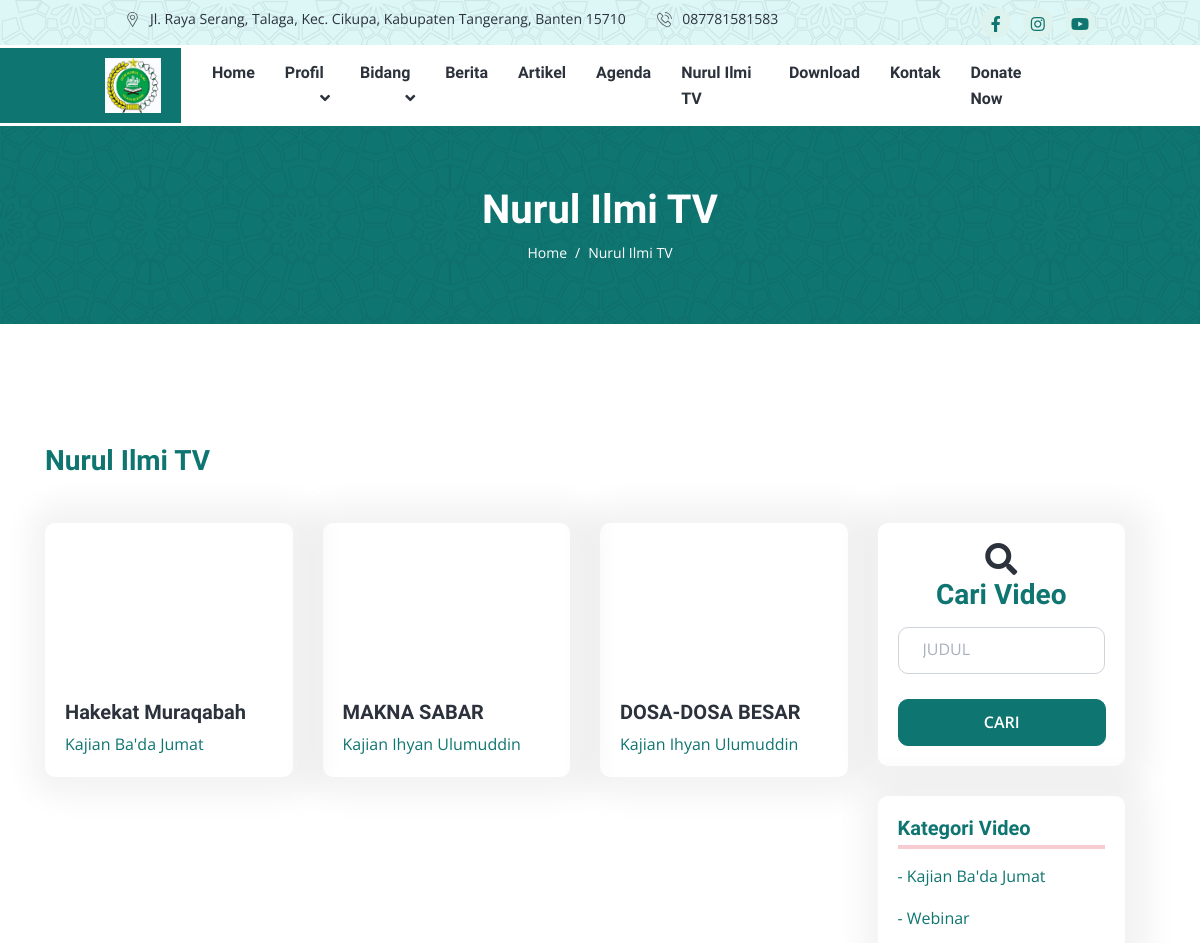
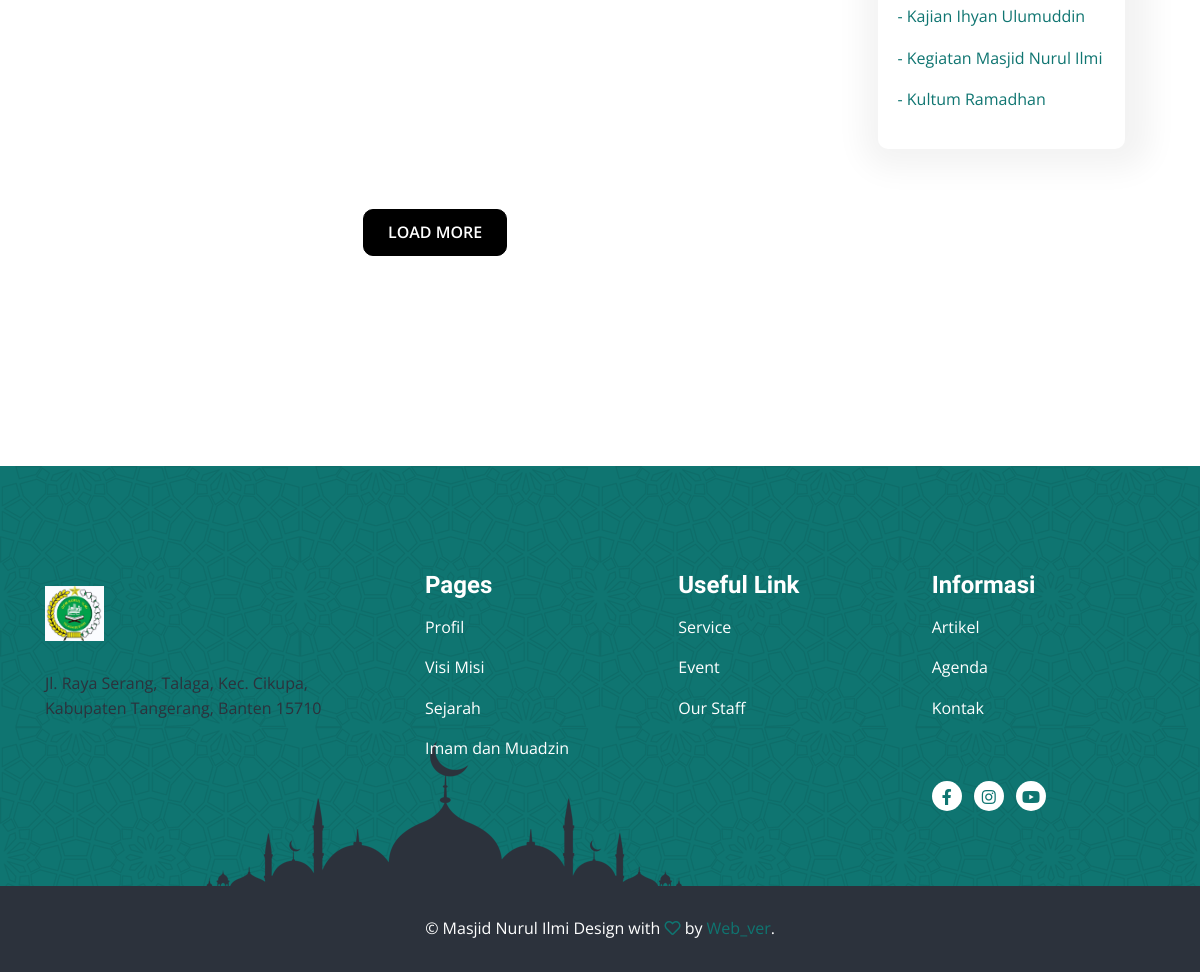
The page /index.php/video on the database its author committed (2 pictures, top to bottom).
### tables this page shows
CREATE TABLE `tbl_setting` (
  `id_setting` int(11) NOT NULL,
  `id_jadwal` int(11) NOT NULL,
  `nama_masjid` varchar(100) NOT NULL,
  `alamat` text NOT NULL,
  `no_hp` varchar(14) NOT NULL,
  `link_alamat` text NOT NULL,
  `email` text NOT NULL,
  `logo` text NOT NULL,
  `banner1` text NOT NULL,
  `banner2` text NOT NULL,
  `banner3` text NOT NULL,
  `judul1` varchar(100) NOT NULL,
  `judul2` varchar(100) NOT NULL,
  `judul3` varchar(100) NOT NULL,
  `sosmed1` text NOT NULL,
  `sosmed2` text NOT NULL,
  `sosmed3` text NOT NULL,
  `ayat_quran` varchar(100) NOT NULL,
  `artinya` text NOT NULL,
  `surah` varchar(100) NOT NULL
);

CREATE TABLE `tbl_video` (
  `id_video` int(11) NOT NULL,
  `id_kat_video` int(11) NOT NULL,
  `judul` varchar(100) NOT NULL,
  `link` text NOT NULL
);

CREATE TABLE `tbl_kategori_video` (
  `id_kat_video` int(11) NOT NULL,
  `nama_video` varchar(100) NOT NULL,
  `slug` text NOT NULL,
  `tanggal` datetime NOT NULL DEFAULT current_timestamp()
);

### application/controllers/Video.php (called while the page is built, shortened)
<?php
class Video extends CI_Controller {
    public function __construct(){
        $this->load->model('Video_model', 'video');
        $this->load->model('User_model', 'user');
        $this->load->model('Setting_model', 'setting');
    }
    public function index()
	{
        $data = [
            'judul' => 'Video',
            'title' => 'Video - Masjid Nurul Ilmi',
            'menu'  => 'video',
            'data_kategori' => $this->video->getDataKategori(),
            'data_video' => $this->video->getDataVideo(),
            'data_setting' => $this->setting->getDataSetting()
        ];
		$this->load->view('webpage/v_video', $data);
	}
}

### index.php (called while the page is built, shortened)
<?php
require_once BASEPATH.'core/CodeIgniter.php';

### application/models/Video_model.php (called while the page is built, shortened)
<?php
class Video_model extends CI_Model {
    var $table_kategori = 'tbl_kategori_video';
    public function getDataVideo()
    {
        $this->db->select('a.*, b.*');
        $this->db->from('tbl_video a');
        $this->db->join('tbl_kategori_video b', 'b.id_kat_video = a.id_kat_video', 'left');
        return $this->db->get()->result();
    }
    public function getDataKategori()
	{
        return $this->db->get($this->table_kategori)->result();
	}
}

### application/models/Setting_model.php (called while the page is built, shortened)
<?php
class Setting_model extends CI_Model {
    public function getDataSetting()
	{
        $this->db->select('a.*, b.*');
        $this->db->from('tbl_setting a');
        $this->db->join('tbl_jadwal b', 'b.id_jadwal = a.id_jadwal', 'left');
		return $this->db->get()->result();
	}
}

### application/views/webpage/v_video.php (the view, shortened to what this page needs)
<!DOCTYPE html>
<html lang="en">
<head>
    <link rel="stylesheet" href="https://cdnjs.cloudflare.com/ajax/libs/font-awesome/6.5.1/css/all.min.css"
 />
    <link rel="stylesheet" href="<?= base_url('frontend/') ?>assets/js/OwlCarousel/owl.carousel.min.css">
    <link rel="stylesheet" href="<?= base_url('frontend/') ?>assets/js/OwlCarousel/owl.theme.default.min.css">
    <link rel="stylesheet" href="<?= base_url('frontend/') ?>assets/css/app.min.css">
    <link rel="stylesheet" href="https://cdnjs.cloudflare.com/ajax/libs/OwlCarousel2/2.3.4/assets/owl.carousel.min.css"
 />
</head>
<body>
    <header class="header-area">
        <?php $this->load->view('layout/header.php') ?>
    </header>
    <div class="page-title-area py-lg-6 py-5 bg-image-pattern">
        <div class="container">
            <div class="page-title-wrapper text-center">
                <h1 class="text-white mb-2">Nurul Ilmi TV</h1>
                <nav class="page-breadcrumb">
                    <ol class="breadcrumb">
                        <li class="breadcrumb-item"><a href='<?= base_url('home') ?>'>Home</a></li>
                        <li class="breadcrumb-item active">Nurul Ilmi TV</li>
                    </ol>
                </nav>
            </div>
        </div>
    </div>
    <div class="about-area py-lg-10 py-8">
        <div class="container">
            <div class="row">
                <h3 class="mb-3 text-primary">Nurul Ilmi TV</h3>
                <?php if(!empty($pesan)) : ?>
                <p class="text-center"><?= $pesan ?></p>
                <a href="<?= base_url('video') ?>" class="btn btn-primary">Kembali</a>
                <?php else: ?>
                <div class="row">
                    <?php foreach($data_video as $video) : ?>
                    <div class="col-md-3 col-lg-3 mb-2">
                        <div class="blog-style mt-4">
                            <div class="blog-image">
                                <iframe src="//www.youtube.com/embed/RtC-HZkhtq0" width="100%" height="auto"
                                    frameborder="0" allowfullscreen></iframe>
                            </div>
                            <div class="blog-content">
                                <h5 class="mb-0"><a href='<?= base_url($video->link ) ?>'><?= $video->judul ?></a>
                                </h5>
                                <a
                                    href='<?= base_url("video/kategori_video/".$video->slug) ?>'><?= $video->nama_video ?></a>
                            </div>
                        </div>
                    </div>
                    <?php endforeach; ?>
                    <div class="col-lg-3 col-md-3 mt-4">
                        <div class="course-feature mb-4 bg-white text-center rounded">
                            <i class="fas fa-search fa-2x"></i>
                            <h3 class="text-primary pb-2 text-center">Cari Video</h3>
                            <form action="<?= base_url('video/cari_video') ?>" method="POST">
                                <div class="form-group">
                                    <input type="text" name="keyword" id="keyword" class="form-control"
                                        placeholder="JUDUL">
                                </div>
                                <br>
                                <button type="submit" class="btn btn-primary" style="width: 100%;">CARI</button>
                            </form>
                        </div>
                        <div class="course-feature mb-4 bg-white rounded">
                            <h5 class="text-primary pb-2">Kategori Video</h5>
                            <hr style="border: 2px solid #DC3545 !important;
                            margin-top: -10px;">
                            <?php foreach($data_kategori as $vid) : ?>
                            <p class="d-flex align-items-center"><a
                                    href="<?= base_url('video/kategori_video/'.$vid->slug) ?>" class="flex-fill">-
                                    <?= $vid->nama_video; ?></a></p>
                            <?php endforeach; ?>
                        </div>
                    </div>
                    <div class="row">
                        <div class="col-md-9 text-center">
                            <button class="mt-4 btn text-center btn-dark ls1 text-uppercase load-next-portfolio"
                                id="btn-load">Load More</button>
                        </div>
                    </div>
                </div>
                <?php endif; ?>
            </div>
        </div>
    </div>
    <?php $this->load->view('layout/footer') ?>
</body>
</html>

### application/views/layout/header.php (shortened to what this page needs)
<div class="header-top bg-light bg-image-pattern px-xl-8 py-2">
    <div class="container">
        <div class="header-top-wrapper">
            <?php foreach($data_setting as $setting) : ?>
            <ul class="navbar-address list-inline m-0">
                <li class="list-inline-item"><span class="icon"><img
                            src="<?= base_url('frontend/') ?>assets/images/location-icon.svg"
                            alt="title"></span><?= strip_tags(character_limiter($setting->alamat, 70)); ?></li>
                <li class="list-inline-item"><span class="icon"><img
                            src="<?= base_url('frontend/') ?>assets/images/phone-icon.svg"
                            alt="title"></span><?= $setting->no_hp ?>
                </li>
            </ul>
            <ul class="navbar-social list-inline m-0">
                <li class="list-inline-item"><a href="<?= $setting->sosmed1 ?>"><i class="fab fa-facebook-f"></i></a>
                </li>
                <li class="list-inline-item"><a href="<?= $setting->sosmed2 ?>"><i class="fab fa-instagram"></i></a>
                </li>
                <li class="list-inline-item"><a href="<?= $setting->sosmed3 ?>"><i class="fab fa-youtube"></i></a>
                </li>
            </ul>
            <?php endforeach; ?>
        </div>
    </div>
</div>
<div class="header-bottom bg-white px-xl-8">
    <nav class="container">
        <div class="header-navbar navbar navbar-expand-lg">
            <?php foreach($data_setting as $setting) : ?>
            <a class='navbar-brand' href='<?= base_url() ?>'><img
                    src="<?= base_url('upload/setting/'.$setting->logo) ?>" alt="images"></a>
            <?php endforeach; ?>
            <div class="collapse navbar-collapse" id="navbar-menu">
                <nav class="navbar-meanmenu">
                    <ul class="navbar-nav ms-auto">
                        <li class="nav-item"> <a class='nav-link' href='<?= base_url('home') ?>'>Home</a></li>
                        <li class="nav-item">
                            <a class='nav-link toogler' href='#'> Profil </a>
                        </li>
                        <li class="nav-item">
                            <a class='nav-link toogler' href='#' id="bidang"> Bidang </a>
                        </li>
                        <li class="nav-item"> <a class='nav-link'
                                href='<?= base_url('blog/kategori/berita') ?>'>Berita</a></li>
                        <li class="nav-item"> <a class='nav-link' href='<?= base_url('blog') ?>'>Artikel</a>
                        </li>
                        <li class="nav-item"> <a class='nav-link' href='<?= base_url('agenda') ?>'>Agenda</a>
                        </li>
                        <li class="nav-item"> <a class='nav-link' href='<?= base_url('video') ?>'>Nurul Ilmi
                                TV</a></li>
                        <li class="nav-item"> <a class='nav-link' href='<?= base_url('download') ?>'>Download</a></li>
                        <li class="nav-item"> <a class='nav-link' href='<?= base_url('kontak') ?>'>Kontak</a>
                        </li>
                    </ul>
                </nav>
                <ul class="navbar-nav align-items-center ms-auto">
                    <li class="nav-item">
                        <a class='nav-link me-4' href='#' id="donate">Donate Now</a>
                    </li>
                </ul>
            </div>
        </div>
    </nav>
</div>

### application/views/layout/footer.php (shortened to what this page needs)
<footer class="footer-area pt-8">
    <div class="footer-top bg-image-pattern  py-lg-8 py-4">
        <div class="container">
            <div class="row">
                <?php foreach($data_setting as $setting) : ?>
                <div class="col-md-5 col-lg-4">
                    <div class="footer-widget my-4 me-md-4">
                        <a href="#" class="footer-brand mb-4"><img
                                src="<?= base_url('frontend/') ?>assets/images/logo.jpeg" alt="title"></a>
                        <p class="text-white m-0" style="color: #fff !important;"><?= $setting->alamat ?> </p>
                    </div>
                </div>
                <?php endforeach; ?>
                <div class="col-md-7 col-lg-8">
                    <div class="row">
                        <div class="col-lg-4 col-4">
                            <div class="footer-widget my-3">
                                <h4 class="mb-3 text-white">Pages</h4>
                                <ul class="footer-list list-inline">
                                    <li><a href='<?= base_url('profil') ?>'>Profil</a></li>
                                    <li><a href='<?= base_url('visimisi') ?>'>Visi Misi</a></li>
                                    <li><a href='<?= base_url('sejarah') ?>'>Sejarah</a></li>
                                    <li><a href='<?= base_url('imam') ?>'>Imam dan Muadzin</a></li>
                                </ul>
                            </div>
                        </div>
                        <div class="col-lg-4 col-4">
                            <div class="footer-widget my-3">
                                <h4 class="mb-3 text-white">Useful Link</h4>
                                <ul class="footer-list list-inline">
                                    <li><a href='/service-2'>Service</a></li>
                                    <li><a href='/event'>Event</a></li>
                                    <li><a href='/team'>Our Staff</a></li>
                                </ul>
                            </div>
                        </div>
                        <div class="col-lg-4 col-6">
                            <div class="footer-widget my-3">
                                <h4 class="mb-3 text-white">Informasi</h4>
                                <ul class="footer-list list-inline">
                                    <li><a href='<?= base_url('blog') ?>'>Artikel</a></li>
                                    <li><a href='<?= base_url('agenda') ?>'>Agenda</a></li>
                                    <li><a href='<?= base_url('kontak') ?>'>Kontak</a></li>
                                </ul>
                                <?php foreach($data_setting as $setting) : ?>
                                <ul class="footer-social m-0 mt-4 list-inline" data-aos="slide-up">
                                    <li class="list-inline-item"><a href="<?= $setting->sosmed1 ?>"><i
                                                class="fab fa-facebook-f"></i></a>
                                    </li>
                                    <li class="list-inline-item"><a href="<?= $setting->sosmed2 ?>"><i
                                                class="fab fa-instagram"></i></a></li>
                                    <li class="list-inline-item"><a href="<?= $setting->sosmed3 ?>"><i
                                                class="fab fa-youtube"></i></a>
                                    </li>
                                </ul>
                                <?php endforeach; ?>
                            </div>
                        </div>
                    </div>
                </div>
            </div>
        </div>
    </div>
    <div class="footer-bottom py-4 bg-secondary">
        <div class="container">
            <p class="text-center m-0 text-white">&copy;
                <span id="spanYear"></span> Masjid Nurul Ilmi Design with <i class="far fa-heart text-success"></i>
                by <a class="text-primary" href="https://themeix.com">Web_ver</a>.
            </p>
        </div>
    </div>
</footer>

### rows shown on the page
tbl_setting: alamat "Jl. Raya Serang, Talaga, Kec. Cikupa, Kabupaten Tangerang, Banten 15710", no_hp "087781581583", logo (picture)
tbl_video: judul "Hakekat Muraqabah", id_kat_video.nama_video "Kajian Ba'da Jumat"
tbl_video: judul "MAKNA SABAR", id_kat_video.nama_video "Kajian Ihyan Ulumuddin"
tbl_video: judul "DOSA-DOSA BESAR", id_kat_video.nama_video "Kajian Ihyan Ulumuddin"
tbl_kategori_video: nama_video "Kajian Ba'da Jumat"
tbl_kategori_video: nama_video "Webinar"
tbl_kategori_video: nama_video "Kajian Ihyan Ulumuddin"
tbl_kategori_video: nama_video "Kegiatan Masjid Nurul Ilmi"
tbl_kategori_video: nama_video "Kultum Ramadhan"
